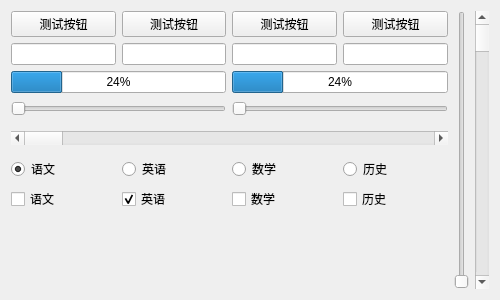
<?xml version="1.0" encoding="UTF-8"?>
<ui version="4.0">
 <class>frmFlatUI</class>
 <widget class="QWidget" name="frmFlatUI">
  <property name="geometry">
   <rect>
    <x>0</x>
    <y>0</y>
    <width>500</width>
    <height>300</height>
   </rect>
  </property>
  <property name="styleSheet">
   <string notr="true"/>
  </property>
  <layout class="QGridLayout" name="gridLayout">
   <item row="0" column="4" rowspan="10">
    <widget class="QSlider" name="slider3">
     <property name="orientation">
      <enum>Qt::Vertical</enum>
     </property>
     <property name="invertedControls">
      <bool>false</bool>
     </property>
     <property name="tickPosition">
      <enum>QSlider::NoTicks</enum>
     </property>
    </widget>
   </item>
   <item row="7" column="1">
    <widget class="QRadioButton" name="rbtn2">
     <property name="text">
      <string>英语</string>
     </property>
    </widget>
   </item>
   <item row="2" column="2" colspan="2">
    <widget class="QProgressBar" name="bar2">
     <property name="minimumSize">
      <size>
       <width>0</width>
       <height>16</height>
      </size>
     </property>
     <property name="value">
      <number>24</number>
     </property>
    </widget>
   </item>
   <item row="8" column="3">
    <widget class="QCheckBox" name="ck4">
     <property name="text">
      <string>历史</string>
     </property>
    </widget>
   </item>
   <item row="5" column="0" colspan="4">
    <widget class="QScrollBar" name="horizontalScrollBar">
     <property name="styleSheet">
      <string notr="true"/>
     </property>
     <property name="orientation">
      <enum>Qt::Horizontal</enum>
     </property>
    </widget>
   </item>
   <item row="7" column="3">
    <widget class="QRadioButton" name="rbtn4">
     <property name="text">
      <string>历史</string>
     </property>
    </widget>
   </item>
   <item row="7" column="2">
    <widget class="QRadioButton" name="rbtn3">
     <property name="text">
      <string>数学</string>
     </property>
    </widget>
   </item>
   <item row="0" column="3">
    <widget class="QPushButton" name="btn4">
     <property name="styleSheet">
      <string notr="true"/>
     </property>
     <property name="text">
      <string>测试按钮</string>
     </property>
    </widget>
   </item>
   <item row="8" column="0">
    <widget class="QCheckBox" name="ck1">
     <property name="text">
      <string>语文</string>
     </property>
    </widget>
   </item>
   <item row="1" column="1">
    <widget class="QLineEdit" name="txt2"/>
   </item>
   <item row="1" column="3">
    <widget class="QLineEdit" name="txt4"/>
   </item>
   <item row="0" column="0">
    <widget class="QPushButton" name="btn1">
     <property name="styleSheet">
      <string notr="true"/>
     </property>
     <property name="text">
      <string>测试按钮</string>
     </property>
    </widget>
   </item>
   <item row="1" column="0">
    <widget class="QLineEdit" name="txt1"/>
   </item>
   <item row="7" column="0">
    <widget class="QRadioButton" name="rbtn1">
     <property name="text">
      <string>语文</string>
     </property>
     <property name="checked">
      <bool>true</bool>
     </property>
    </widget>
   </item>
   <item row="1" column="2">
    <widget class="QLineEdit" name="txt3"/>
   </item>
   <item row="0" column="1">
    <widget class="QPushButton" name="btn2">
     <property name="styleSheet">
      <string notr="true"/>
     </property>
     <property name="text">
      <string>测试按钮</string>
     </property>
    </widget>
   </item>
   <item row="8" column="1">
    <widget class="QCheckBox" name="ck2">
     <property name="text">
      <string>英语</string>
     </property>
     <property name="checked">
      <bool>true</bool>
     </property>
    </widget>
   </item>
   <item row="0" column="2">
    <widget class="QPushButton" name="btn3">
     <property name="styleSheet">
      <string notr="true"/>
     </property>
     <property name="text">
      <string>测试按钮</string>
     </property>
    </widget>
   </item>
   <item row="8" column="2">
    <widget class="QCheckBox" name="ck3">
     <property name="text">
      <string>数学</string>
     </property>
    </widget>
   </item>
   <item row="2" column="0" colspan="2">
    <widget class="QProgressBar" name="bar1">
     <property name="minimumSize">
      <size>
       <width>0</width>
       <height>16</height>
      </size>
     </property>
     <property name="value">
      <number>24</number>
     </property>
    </widget>
   </item>
   <item row="9" column="0">
    <spacer name="verticalSpacer">
     <property name="orientation">
      <enum>Qt::Vertical</enum>
     </property>
     <property name="sizeHint" stdset="0">
      <size>
       <width>20</width>
       <height>40</height>
      </size>
     </property>
    </spacer>
   </item>
   <item row="0" column="5" rowspan="10">
    <widget class="QScrollBar" name="verticalScrollBar">
     <property name="orientation">
      <enum>Qt::Vertical</enum>
     </property>
    </widget>
   </item>
   <item row="3" column="0" colspan="2">
    <widget class="QSlider" name="slider1">
     <property name="minimumSize">
      <size>
       <width>0</width>
       <height>20</height>
      </size>
     </property>
     <property name="orientation">
      <enum>Qt::Horizontal</enum>
     </property>
    </widget>
   </item>
   <item row="3" column="2" colspan="2">
    <widget class="QSlider" name="slider2">
     <property name="minimumSize">
      <size>
       <width>0</width>
       <height>20</height>
      </size>
     </property>
     <property name="maximum">
      <number>255</number>
     </property>
     <property name="orientation">
      <enum>Qt::Horizontal</enum>
     </property>
    </widget>
   </item>
  </layout>
 </widget>
 <layoutdefault spacing="6" margin="11"/>
 <resources/>
 <connections/>
</ui>
